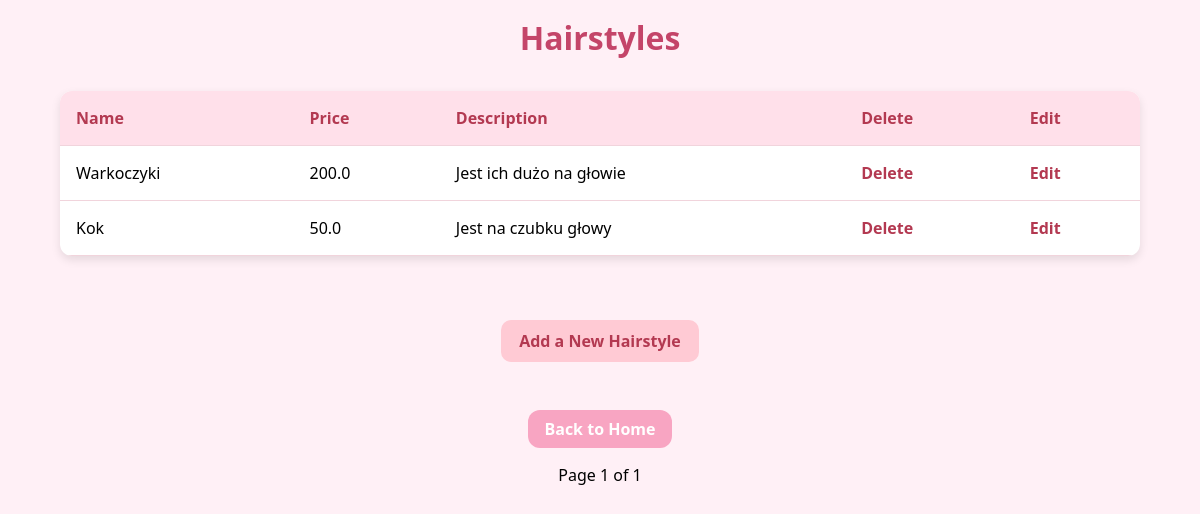
/hairstyles, run on the app's committed database.
### models.py (models this page shows)
class Hairstyle(db.Model):
    __tablename__ = 'hairstyle'
    id = db.Column(db.Integer, primary_key=True)
    name = db.Column(db.String(100), nullable=False)
    description = db.Column(db.String(500))
    duration = db.Column(db.Integer)
    price = db.Column(db.Float, nullable=False)
    appointments = db.relationship('Appointment', back_populates='hairstyle')

### app.py (the view)
@app.route('/hairstyles', methods=['GET'])
def hairstyles():
    page = request.args.get('page', 1, type=int)
    hairstyle_pagination = Hairstyle.query.paginate(page=page, per_page=7)
    return render_template('hairstyles.html', hairstyles=hairstyle_pagination.items, pagination=hairstyle_pagination)

### templates/hairstyles.html (shortened to what this page needs)
<!DOCTYPE html>
<html lang="en">
<head>
    <link rel="stylesheet" href="{{ url_for('static', filename='style.css') }}">
</head>
<body>
    <h1>Hairstyles</h1>
    <table>
        <tr>
            <th>Name</th>
            <th>Price</th>
            <th>Description</th>
            <th>Delete</th>
            <th>Edit</th>
        </tr>
        {% for hairstyle in hairstyles %}
        <tr>
            <td>{{ hairstyle.name }}</td>
            <td>{{ hairstyle.price }}</td>
            <td>{{ hairstyle.description }}</td>
            <td>
                <a href="{{ url_for('delete_hairstyle', id=hairstyle.id) }}" onclick="return confirm('Are you sure?')">Delete</a>
            </td>
            <td>
                <a href="{{ url_for('edit_hairstyle', id=hairstyle.id) }}">Edit</a>
            </td>
        </tr>
        {% endfor %}
    </table>
    <div class="add">
        <a href="{{ url_for('add_hairstyle') }}", class="add-btn">Add a New Hairstyle</a>
    </div>
    <div>
        <a href="{{ url_for('index') }}">Back to Home</a>
        <p>Page {{ pagination.page }} of {{ pagination.pages }}</p>
    </div>
</body>
</html>

### static/style.css (style rules this page uses)
body { margin: 0; font-family: 'Segoe UI', sans-serif; background-color: #fff0f6; }
h1 { text-align: center; color: #c44569; margin-top: 1rem; }
table { width: 90%; margin: 2rem auto; border-collapse: collapse; background-color: #fff; border-radius: 12px; overflow: hidden; box-shadow: 0 4px 10px rgba(0, 0, 0, 0.1); }
th, td { padding: 1rem; text-align: left; border-bottom: 1px solid #f1d4dc; }
th { background-color: #ffe0ea; color: #b33951; font-weight: bold; }
a { text-decoration: none; color: #b33951; font-weight: bold; }
div { text-align: center; margin-top: 1rem; }
div > a { display: inline-block; margin-top: 2rem; padding: 0.5rem 1rem; background-color: #f8a5c2; color: white; border-radius: 12px; transition: background-color 0.3s ease; }
.add { text-align: center; margin-top: 2rem; }
.add-btn { background-color: #ffcad4; color: #b33951; padding: 0.5rem 1rem; border-radius: 10px; text-decoration: none; font-weight: bold; border: 2px solid transparent; transition: all 0.3s ease; }

### data on the page
Hairstyle: name "Warkoczyki", price "200.0", description "Jest ich dużo na głowie"
Hairstyle: name "Kok", price "50.0", description "Jest na czubku głowy"

### other printed values
{{ pagination.page }} "1"
{{ pagination.pages }} "1"
